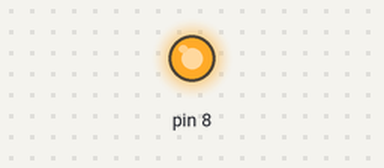
Simulated run of this sketch. Board: Arduino Uno, built with avr-gcc and run on an emulated ATmega328P. Shown: output pins drawn as LEDs (lit = HIGH).

Above: at 0.7 s.
At 5.2 s:
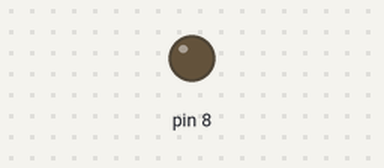
Timing chart, 0 to 6.9 s (numbered marks = the images above):
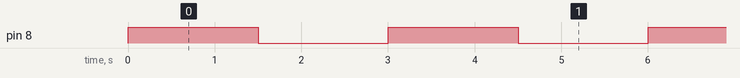

Measured:
- by itself, pin 8: alternates HIGH for 1.5 s and LOW for 1.5 s

The sketch:

Blink_Register.ino
```cpp
// the setup function runs once when you press reset or power the board
void setup() {
  Serial.begin(57600);
  // initialize digital pin LED_BUILTIN as an output.
  pinMode(8, OUTPUT);
}

int incomingByte = 0;

// the loop function runs over and over again forever
void loop() {
  digitalWrite(8, HIGH);   // turn the LED on (HIGH is the voltage level)
  delay(1500);                       // wait for a second
  digitalWrite(8, LOW);    // turn the LED off by making the voltage LOW
  delay(1500);                       // wait for a second

  /*if (Serial.available() > 0) {
    // read the incoming byte:
    incomingByte = Serial.read();

    // say what you got:
    Serial.print("I received: ");
    Serial.println(incomingByte, DEC);
  }*/

}
```
